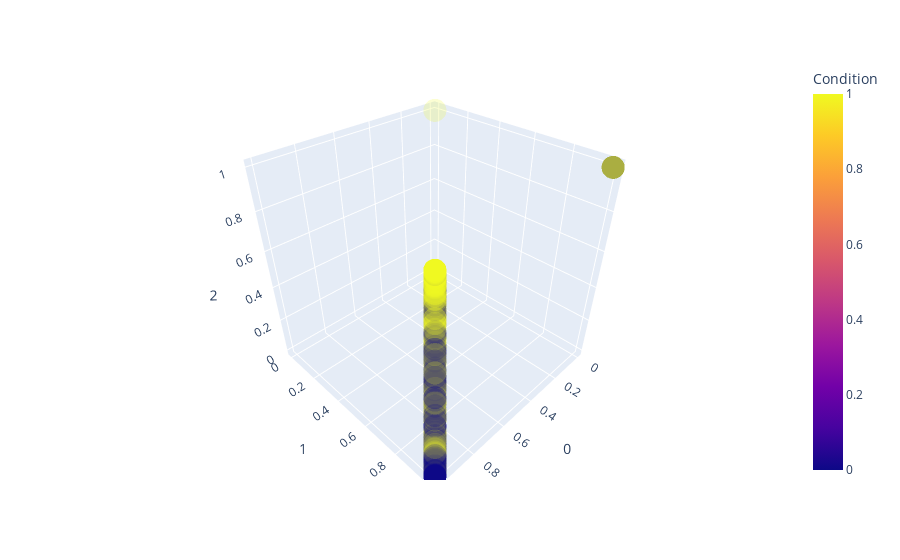

Here is the notebook cell this chart was saved with:
### Code cell
import plotly.express as px
fig = px.scatter_3d(pred_df, x=0, y=1, z=2, color="Condition", opacity=0.2)
fig.show()

### Figure 1 — Plotly figure (JSON) as saved in the notebook; plotly's stock layout.template omitted (floating-point values rounded to 4 significant figures; data arrays with more than 128 entries replaced by an {"elided": "..."} marker saying what was removed)
{"data": [{"hovertemplate": "0=%{x}<br>1=%{y}<br>2=%{z}<br>Condition=%{marker.color}<extra></extra>", "legendgroup": "", "marker": {"color": {"elided": "7348 int values"}, "coloraxis": "coloraxis", "opacity": 0.2, "symbol": "circle"}, "mode": "markers", "name": "", "scene": "scene", "showlegend": false, "type": "scatter3d", "x": {"elided": "7348 int values"}, "y": {"elided": "7348 float values"}, "z": {"elided": "7348 float values"}}], "layout": {"coloraxis": {"colorbar": {"title": {"text": "Condition"}}, "colorscale": [[0, "#0d0887"], [0.1111, "#46039f"], [0.2222, "#7201a8"], [0.3333, "#9c179e"], [0.4444, "#bd3786"], [0.5556, "#d8576b"], [0.6667, "#ed7953"], [0.7778, "#fb9f3a"], [0.8889, "#fdca26"], [1, "#f0f921"]]}, "legend": {"tracegroupgap": 0}, "margin": {"t": 60}, "scene": {"domain": {"x": [0, 1], "y": [0, 1]}, "xaxis": {"title": {"text": "0"}}, "yaxis": {"title": {"text": "1"}}, "zaxis": {"title": {"text": "2"}}}}}
